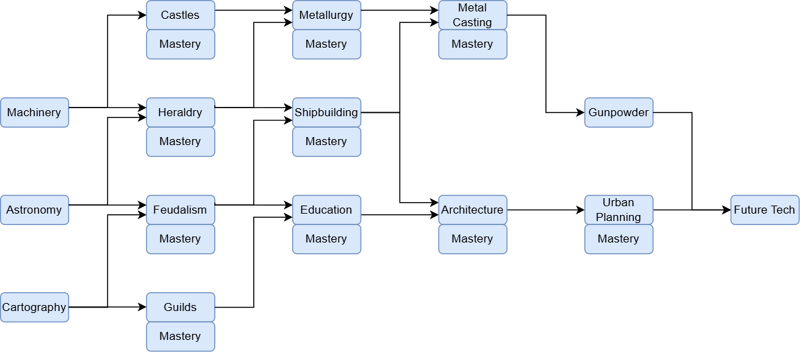
#> input picture referenz/forschungsbaum-beispiel-1.webp, 800 x 352 px
$ python banner-zuschneiden.py ../referenz/forschungsbaum-beispiel-1.webp ../referenz/forschungsbaum-beispiel-2.webp
#> lines starting #> are read from the running program, lines starting #| are printed output that depends on the picture
#!/usr/bin/env python3
"""Bringt ein von Leif erzeugtes Bild auf 2000x400 WebP (mittiger Zuschnitt auf 5:1).
Aufruf: python3 tools/banner-zuschneiden.py <eingabe> [ausgabe.webp]   (braucht Pillow: pip3 install pillow)"""
import sys
from PIL import Image
ein = sys.argv[1]; aus = sys.argv[2] if len(sys.argv) > 2 else 'hub-eintrag/volk-wallpaper.webp'
im = Image.open(ein).convert('RGB')
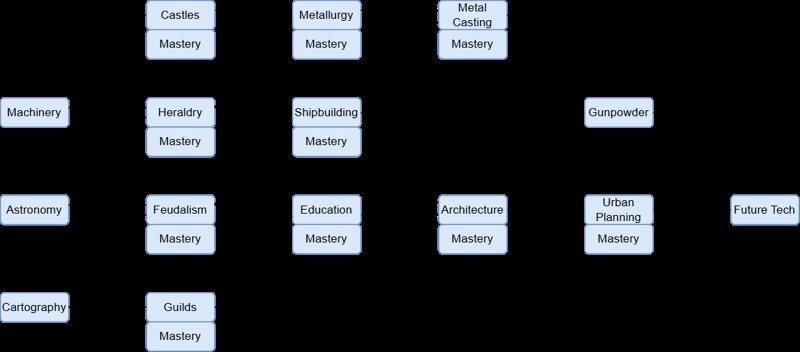
#> im: PIL image 800x352 RGB; mean R, G, B 36.4, 39.3, 43.5
w, h = im.size
#> w = 800; h = 352
ziel = 5.0
if w / h > ziel:
    nw = int(h * ziel); x = (w - nw) // 2; im = im.crop((x, 0, x + nw, h))
else:
    nh = int(w / ziel); y = (h - nh) // 2; im = im.crop((0, y, w, y + nh))
#> after `nh = int(w / ziel)`: nh = 160
#> after `y = (h - nh) // 2`: y = 96
#> after `im = im.crop((0, y, w, y + nh))`:
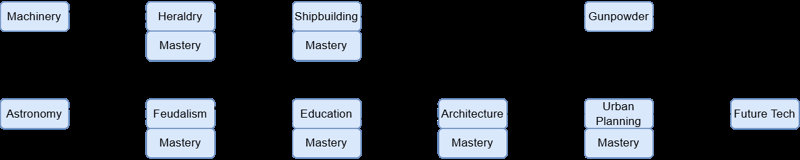
#> im: PIL image 800x160 RGB; mean R, G, B 51.3, 55.5, 61.5
im = im.resize((2000, 400), Image.LANCZOS)
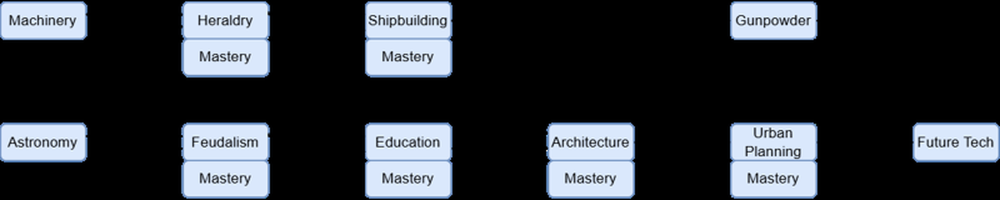
#> im: PIL image 2000x400 RGB (shown at 1/2 size); mean R, G, B 51.4, 55.7, 61.5
im.save(aus, 'WEBP', quality=90)
print('geschrieben:', aus)
